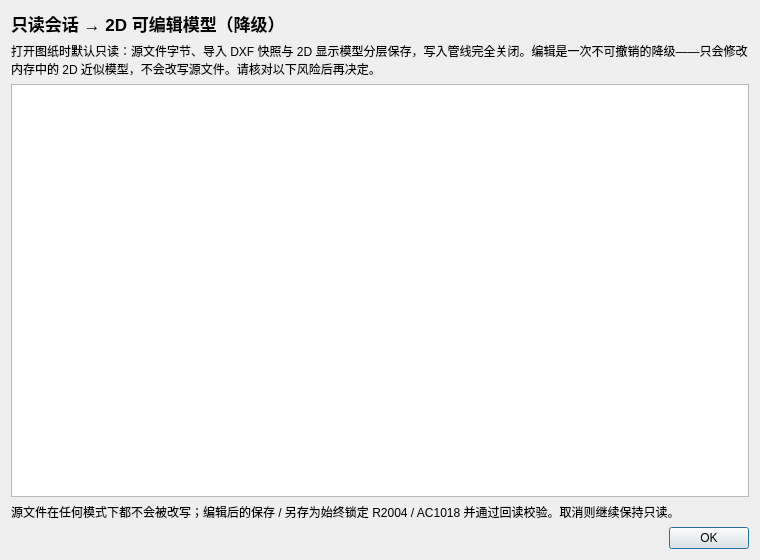
<?xml version="1.0" encoding="UTF-8"?>
<!-- SPDX-License-Identifier: GPL-3.0-or-later -->
<ui version="4.0">
 <class>EditModeDialog</class>
 <widget class="QDialog" name="EditModeDialog">
  <property name="windowTitle"><string>进入编辑模式 · 降级风险确认</string></property>
  <property name="geometry"><rect><x>0</x><y>0</y><width>760</width><height>560</height></rect></property>
  <layout class="QVBoxLayout" name="vboxEditMode">
   <item><widget class="QLabel" name="labelTitle"><property name="text"><string>只读会话 → 2D 可编辑模型（降级）</string></property><property name="styleSheet"><string notr="true">font-size:17px;font-weight:bold;</string></property></widget></item>
   <item><widget class="QLabel" name="labelIntro"><property name="text"><string>打开图纸时默认只读：源文件字节、导入 DXF 快照与 2D 显示模型分层保存，写入管线完全关闭。编辑是一次不可撤销的降级——只会修改内存中的 2D 近似模型，不会改写源文件。请核对以下风险后再决定。</string></property><property name="wordWrap"><bool>true</bool></property></widget></item>
   <item><widget class="QTextBrowser" name="riskText"><property name="lineWrapMode"><enum>QTextEdit::WidgetWidth</enum></property></widget></item>
   <item><widget class="QLabel" name="labelFooter"><property name="text"><string>源文件在任何模式下都不会被改写；编辑后的保存 / 另存为始终锁定 R2004 / AC1018 并通过回读校验。取消则继续保持只读。</string></property><property name="wordWrap"><bool>true</bool></property></widget></item>
   <item><widget class="QDialogButtonBox" name="buttonBox"><property name="orientation"><enum>Qt::Horizontal</enum></property><property name="standardButtons"><enum>QDialogButtonBox::Cancel|QDialogButtonBox::Ok</enum></property></widget></item>
  </layout>
 </widget>
 <resources/>
 <connections/>
</ui>
